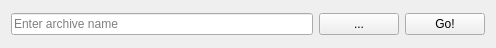
<?xml version="1.0" encoding="UTF-8"?>
<ui version="4.0">
 <class>Dialog</class>
 <widget class="QWidget" name="Dialog">
  <property name="geometry">
   <rect>
    <x>0</x>
    <y>0</y>
    <width>496</width>
    <height>48</height>
   </rect>
  </property>
  <property name="windowTitle">
   <string>Enter archive name</string>
  </property>
  <layout class="QHBoxLayout" name="horizontalLayout">
   <item>
    <widget class="QLineEdit" name="lineEdit">
     <property name="sizePolicy">
      <sizepolicy hsizetype="Expanding" vsizetype="Fixed">
       <horstretch>32</horstretch>
       <verstretch>0</verstretch>
      </sizepolicy>
     </property>
     <property name="maximumSize">
      <size>
       <width>359</width>
       <height>16777215</height>
      </size>
     </property>
     <property name="text">
      <string/>
     </property>
     <property name="placeholderText">
      <string>Enter archive name</string>
     </property>
    </widget>
   </item>
   <item>
    <widget class="QPushButton" name="pushButton_2">
     <property name="sizePolicy">
      <sizepolicy hsizetype="Minimum" vsizetype="Fixed">
       <horstretch>0</horstretch>
       <verstretch>0</verstretch>
      </sizepolicy>
     </property>
     <property name="minimumSize">
      <size>
       <width>0</width>
       <height>0</height>
      </size>
     </property>
     <property name="text">
      <string>...</string>
     </property>
    </widget>
   </item>
   <item>
    <widget class="QPushButton" name="pushButton">
     <property name="sizePolicy">
      <sizepolicy hsizetype="Expanding" vsizetype="Fixed">
       <horstretch>8</horstretch>
       <verstretch>0</verstretch>
      </sizepolicy>
     </property>
     <property name="text">
      <string>Go!</string>
     </property>
    </widget>
   </item>
  </layout>
 </widget>
 <tabstops>
  <tabstop>lineEdit</tabstop>
  <tabstop>pushButton</tabstop>
 </tabstops>
 <resources/>
 <connections/>
</ui>
